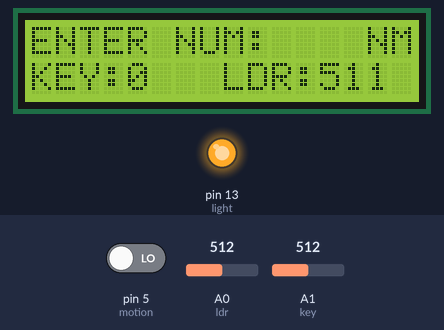
Recording of a sketch running on a simulated Arduino Uno, built with avr-gcc and run on an emulated ATmega328P. Parts: 16×2 character LCD, output pins drawn as LEDs (lit = HIGH). Inputs (shaded band) come from the test bench; at power-on: A1 (key) = 512, A0 (ldr) = 512, pin 5 (motion) LOW. EEPROM starts erased; what the sketch prints to the serial monitor is not drawn.

Above: at 1.2 s.
1.3 s: A1 (key) set to 320
At 2.4 s:
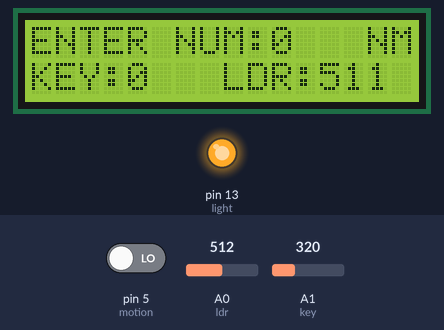
4.3 s: A0 (ldr) set to 530
At 5.0 s:
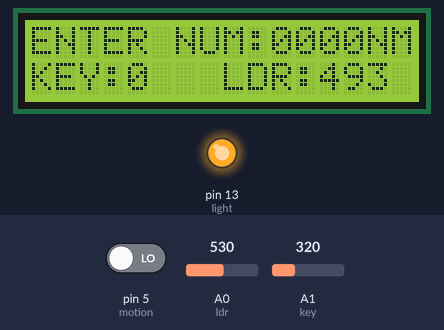
6.1 s: A1 (key) set to 511
8.1 s: pin 5 (motion) driven HIGH
At 8.5 s:
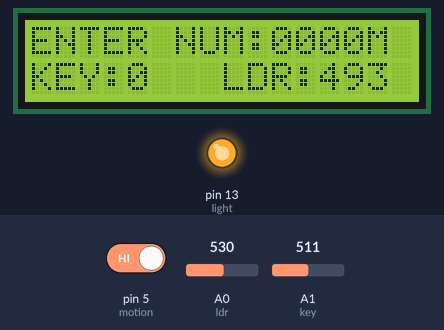
11.1 s: A0 (ldr) set to 1014
At 11.6 s:
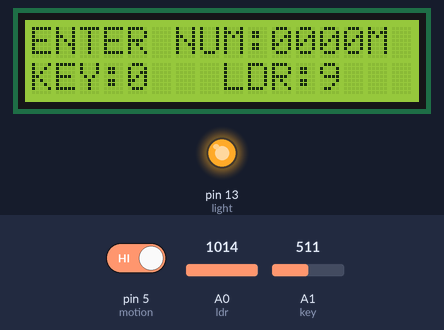
12.7 s: A0 (ldr) set to 1023
At 13.1 s:
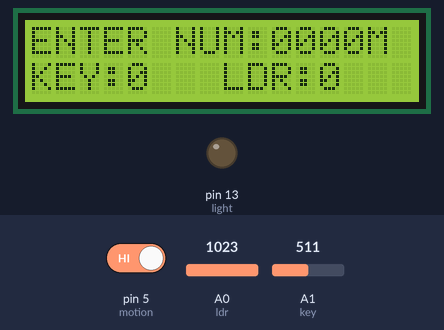
Timing chart, 0 to 15.7 s (numbered marks = the images above; inputs shaded):
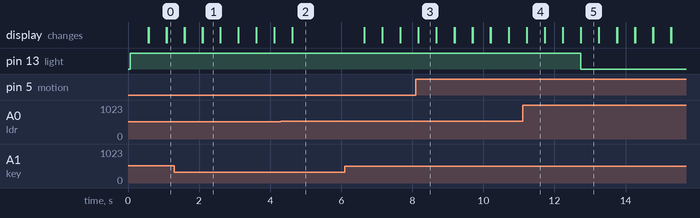

Measured:
- the behaviour switches between 1022 and 1023 on A0 (ldr) (found by bisection; images 4 and 5)
- after the input at 1.3 s, the display: first differs from a run without the input after 0.79 s (image 1 shows a later state)
- after the input at 4.3 s, the display: first differs from a run without the input after 0.32 s (image 2)
- after the input at 8.1 s, the display: first differs from a run without the input after 0.07 s (image 3)
- after the input at 11.1 s, the display: first differs from a run without the input after 0.12 s (image 4)
- after the input at 12.7 s, pin 13 (light): HIGH → LOW at once; the display: first differs from a run without the input at once (image 5)
- what the display in image 1 shows lasts 0.5 s, from 2.1 s to 2.6 s

The sketch:

sketch_mar23a.ino
```cpp
#include<EEPROM.h>
#include<LiquidCrystal.h>
LiquidCrystal lcd(2,3,8,9,10,11);
#define MAX 10
const int key=A1;
const int ldr=A0;
const int light=13;
const int motion=5;
int queue[MAX],p,x=0,front=-1,rear=-1,e=0,y=0,s=0,q=0,l;
int address=0;
void setup()
{
  pinMode(key,INPUT);//reading input from keyboard to A1
  pinMode(ldr,INPUT);//reading input from external light source
  pinMode(light,OUTPUT);//output to the relay
  pinMode(motion,INPUT);//reading human motion
  lcd.begin(16,2);//using LCD display of size 16x2
  lcd.setCursor(0,0);//setting cursor at 0,0 point of the LCD display
  lcd.print("ENTER NUM: ");
  l=EEPROM.read(address); //retrieve previously stored data from Arduino
  lcd.setCursor(0,1);//setting cursor at 0,1 point of the LCD display
  lcd.print("KEY:");
  lcd.print(4*l);//retrieved data is multiplied by 4
  digitalWrite(light,0);
  s=4*l;//setting the retrieved data to s
  Serial.begin(9600);
}
void loop()
{
  y=analogRead(ldr);//reading value of ldr
  x=analogRead(key);//reading from keyboard
  lcd.setCursor(8,1);//cursor set at the position 8,1 of the LCD
  lcd.print("LDR:");
  lcd.print("    ");
  lcd.setCursor(12,1);//cursor set at the position 12,1 of the LCD
  lcd.print(y);
  while(1)
  {
    x=analogRead(key);//reading value from user with the help of keyboard
    y=1023-analogRead(ldr);
    q=digitalRead(motion);//detecting motion of human
    if(y<=s && q)
    {
      digitalWrite(light,0);//relay reset and light glow
    }
    else
    digitalWrite(light,1);//relay will remain set and light do not glow
    if(q)//printing the value to the LCD display
    {
      lcd.setCursor(14,0);
      lcd.print("  ");
      lcd.setCursor(14,0);
      lcd.print("M"); //printing and indicating human presence
    }
    else
      {
        lcd.setCursor(14,0);
        lcd.print("NM");//printing there is no human
      }
  lcd.setCursor(8,1);
  lcd.print("LDR:");
  lcd.print("    ");
  lcd.setCursor(12,1);
  lcd.print(y);
    delay(500);
    p=button(x);//which button has been pressed by user
    if(p==35)//# is pressed indicating enter is pressed
    {
      lcd.setCursor(0,1);
      lcd.print("                ");
    }
    if(p!=110)//ignoring this value continuously coming from keypad
       break;
  }
  if(x!=-1)
  {
    if(p!=35 && p!=42)
    {
    insert(p);//inserting value of pressed key to the queue
    {
      if(e==0)
      {
      lcd.setCursor(10,0);
      lcd.print("      ");
      }
      lcd.setCursor(10+e,0);
      lcd.print(p);
      e++;
    }
    }
  }
  while(p==35)//#(enter) is pressed
  {
    int t=0,r,h=0;
    while(!empty())//while queue is not empty
    {
      r=del();//deleting the element from queue
      t=t*10+r;//t is calculated as in the form of pure number
    }
    e=0;
    EEPROM.write(address,t/4);//storing the value inputed by user to the Rom
    lcd.setCursor(0,1);
    lcd.print("KEY:");
    lcd.print(t);
    s=t;//store the value permanently to the variable s
    p=42;//value from 0 to 110 is ignored
  }
   if(s<=y)//if value given by user is less than value read by LDR
    digitalWrite(light,1);// relay is set and light will not glow
    else
    digitalWrite(light,0);//relay is reset and light will glow
}
int button(int y)//passing the value of current passing to the A1 via keypad
{
	//according to the current we are distinguishing the pressed button of keypad
  Serial.println(y);
  if(y>=0 && y<=200)
  {
    return 'n';}// return n=110;//ignoring this value as is returns ascii value of 'n'
  else if(y>=260 && y<=280)
    return 1;
  else if(y>=415 && y<=430)
    return 2;
  else if(y>=1010 && y<=1023)
    return 3;
  else if(y>=240 && y<=255)
    return 4;
  else if(y>=365 && y<=385)
    return 5;
  else if(y>=770 && y<=790)
    return 6;
  else if(y>=225 && y<=239)
    return 7;
  else if(y>=330 && y<=355)
    return 8;
  else if(y>=620 && y<=645)
    return 9;
  else if(y>=300 && y<=320)
    return 0;
  else if(y>=220 && y<=235)
    return '*';     //'*'=42
  else if(y>=520 && y<=545)
  return '#';       //'#'=35 //enter is pressed returning ascii value of '#'
}
void insert(int item)
{
  if(full())
    return;
  if(front==-1)
    front=0;
  if(rear==MAX-1)
    rear=0;
  else
    rear=rear+1;
    queue[rear]=item;
}
int del(void)
{
  int item;
  if(!empty())
  {
    item=queue[front];
    if(front==rear)
      front=rear=-1;
    else if(front==MAX-1)
      front=0;
    else
      front=front+1;
    return item;
  }
}
int empty()
{
  if(front==-1)
  return 1;
  else
  return 0;
}
int full()
{
  if((front==0 && rear==MAX-1) || front==rear+1)
  return 1;
  else
  return 0;
}
```
